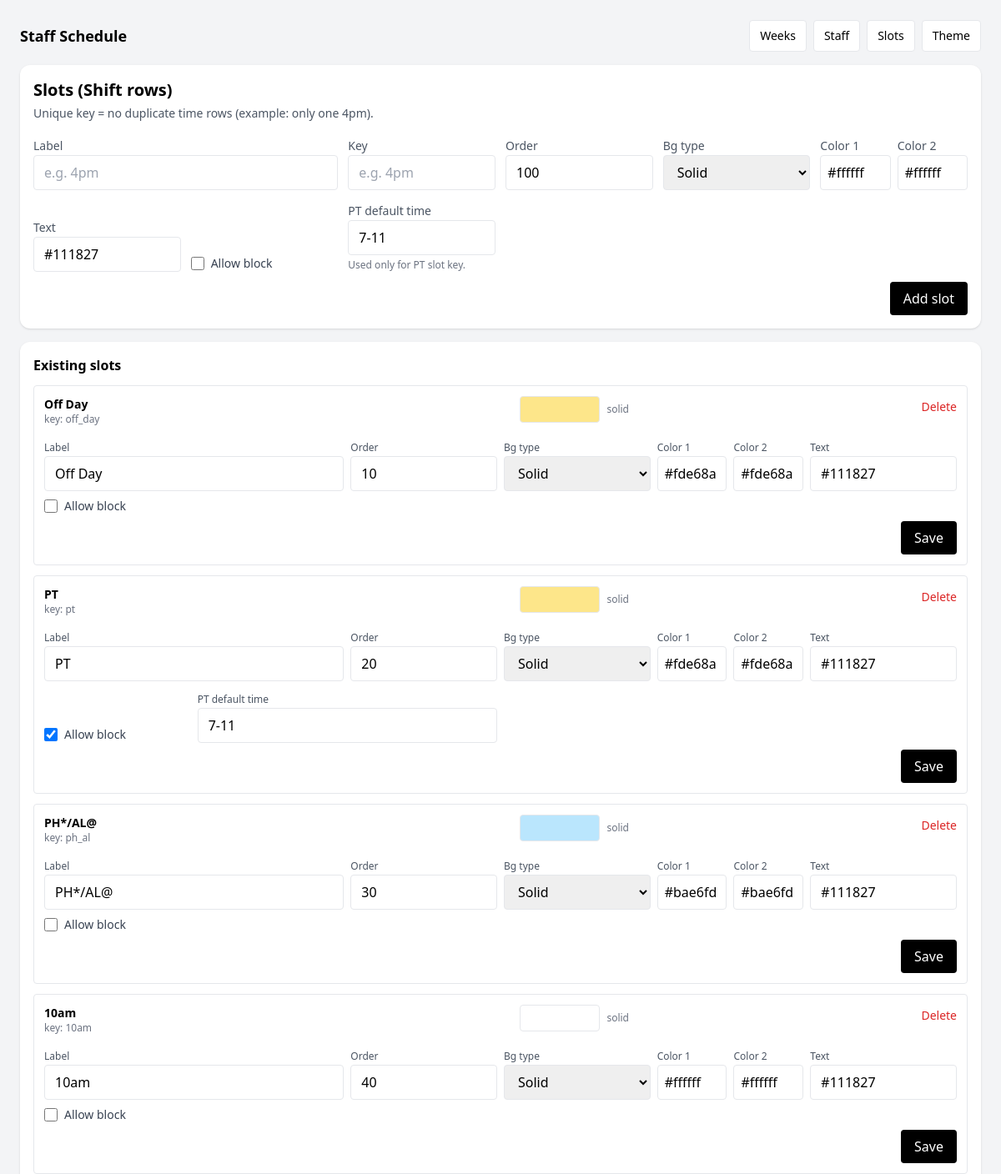
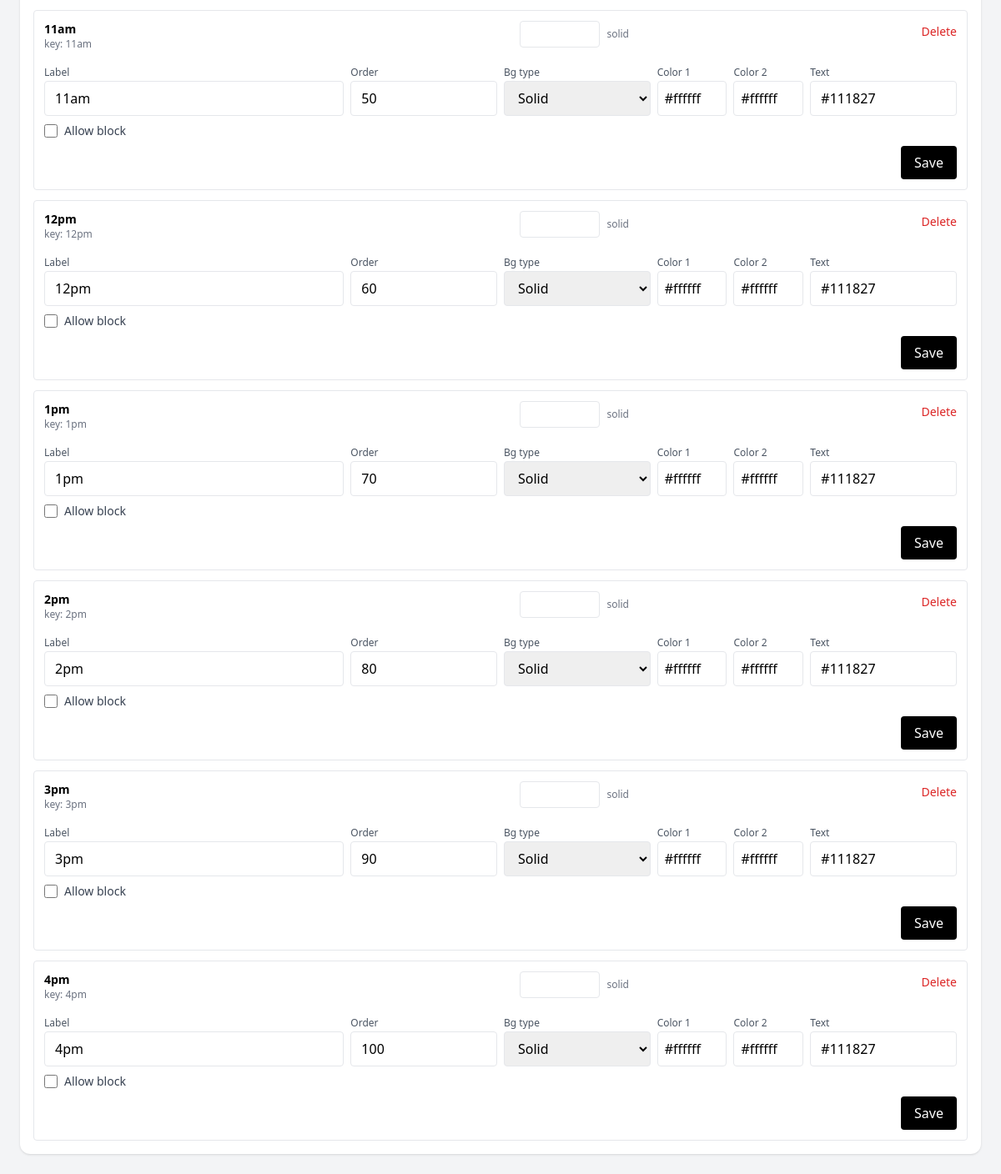
The app's page /schedule/slots/ with its own data (2 pictures, top to bottom).
### scheduling/models.py (models this page shows, shortened)
class Slot(models.Model):
    BG_SOLID = "solid"
    BG_GRADIENT = "gradient"
    key = models.SlugField(max_length=40, unique=True)
    label = models.CharField(max_length=40)
    sort_order = models.IntegerField(default=0)
    allow_block = models.BooleanField(default=False)  # only PT uses this
    bg_type = models.CharField(
        max_length=10,
        choices=[(BG_SOLID, "Solid"), (BG_GRADIENT, "Gradient")],
        default=BG_SOLID,
    )
    bg_color1 = models.CharField(max_length=20, default="#ffffff")
    bg_color2 = models.CharField(max_length=20, default="#ffffff")
    text_color = models.CharField(max_length=20, default="#111827")
    pt_default_time = models.CharField(max_length=20, blank=True, default="7-11")

### scheduling/views.py (the view, shortened to what this page needs)
# urls.py: path("slots/", views.slots_page, name="slots"),
def slots_page(request):
    theme = _get_theme()
    slots = Slot.objects.order_by("sort_order", "label")
    error = ""
    return render(request, "scheduling/slots.html", {
        "slots": slots,
        "error": error,
        "theme": theme,
        "pt_key": PT_SLOT_KEY,
    })

### scheduling/views.py (called while the page is built)
def _get_theme():
    theme = ScheduleTheme.objects.order_by("id").first()
    if not theme:
        theme = ScheduleTheme.objects.create()
    return theme

### scheduling/templates/scheduling/slots.html (shortened to what this page needs)
{% extends "scheduling/base.html" %}
{% load schedule_extras %}
{% block content %}
<div class="bg-white rounded-xl shadow p-4">
    <h1 class="text-xl font-semibold">Slots (Shift rows)</h1>
    <p class="text-sm text-gray-600 mt-1">Unique key = no duplicate time rows (example: only one 4pm).</p>
    <form method="post" class="mt-4 grid grid-cols-1 lg:grid-cols-6 gap-3 items-end">
        <div class="lg:col-span-2">
            <label class="text-sm text-gray-600">Label</label>
            <input name="label" class="w-full rounded border px-3 py-2" placeholder="e.g. 4pm">
        </div>
        <div>
            <label class="text-sm text-gray-600">Key</label>
            <input name="key" class="w-full rounded border px-3 py-2" placeholder="e.g. 4pm">
        </div>
        <div>
            <label class="text-sm text-gray-600">Order</label>
            <input name="sort_order" class="w-full rounded border px-3 py-2" value="100">
        </div>
        <div>
            <label class="text-sm text-gray-600">Bg type</label>
            <select name="bg_type" class="w-full rounded border px-3 py-2">
                <option value="solid">Solid</option>
            </select>
        </div>
        <div class="grid grid-cols-2 gap-2">
            <div>
                <label class="text-sm text-gray-600">Color 1</label>
                <input name="bg_color1" class="w-full rounded border px-2 py-2" value="#ffffff">
            </div>
            <div>
                <label class="text-sm text-gray-600">Color 2</label>
                <input name="bg_color2" class="w-full rounded border px-2 py-2" value="#ffffff">
            </div>
        </div>
        <div>
            <label class="text-sm text-gray-600">Text</label>
            <input name="text_color" class="w-full rounded border px-3 py-2" value="#111827">
        </div>
        <div class="flex items-center gap-2">
            <input id="allow_block_new" type="checkbox" name="allow_block" class="h-4 w-4">
            <label for="allow_block_new" class="text-sm text-gray-700">Allow block</label>
        </div>
        <div>
            <label class="text-sm text-gray-600">PT default time</label>
            <input name="pt_default_time" class="w-full rounded border px-3 py-2" value="7-11">
            <div class="text-xs text-gray-500 mt-1">Used only for PT slot key.</div>
        </div>
        <div class="lg:col-span-6 flex justify-end">
            <button class="rounded bg-black text-white px-4 py-2">Add slot</button>
        </div>
    </form>
</div>
<div class="bg-white rounded-xl shadow p-4 mt-4">
    <h2 class="font-semibold">Existing slots</h2>
    <div class="mt-3 space-y-3">
        {% for s in slots %}
            <div class="rounded border p-3">
                <div class="flex items-start justify-between gap-3 flex-wrap">
                    <div class="min-w-[220px]">
                        <div class="text-sm font-semibold">{{ s.label }}</div>
                        <div class="text-xs text-gray-500">key: {{ s.key }}</div>
                    </div>
                    <div class="flex items-center gap-2">
                        <div class="h-8 w-24 rounded border" style="{% if s.bg_type == 'gradient' %}background-image: linear-gradient(90deg, {{ s.bg_color1 }}, {{ s.bg_color2 }});{% else %}background-color: {{ s.bg_color1 }};{% endif %}"></div>
                        <span class="text-xs text-gray-500">{{ s.bg_type }}</span>
                    </div>
                    <form method="post" action="/schedule/slots/{{ s.id }}/delete/">
                        <button class="text-sm text-red-600 hover:underline">Delete</button>
                    </form>
                </div>
                <form method="post" class="mt-3 grid grid-cols-1 md:grid-cols-6 gap-2 items-end">
                    <div class="md:col-span-2">
                        <label class="text-xs text-gray-600">Label</label>
                        <input name="label" value="{{ s.label }}" class="w-full rounded border px-3 py-2">
                    </div>
                    <div>
                        <label class="text-xs text-gray-600">Order</label>
                        <input name="sort_order" value="{{ s.sort_order }}" class="w-full rounded border px-3 py-2">
                    </div>
                    <div>
                        <label class="text-xs text-gray-600">Bg type</label>
                        <select name="bg_type" class="w-full rounded border px-3 py-2">
                            <option value="solid" {% if s.bg_type == "solid" %}selected{% endif %}>Solid</option>
                        </select>
                    </div>
                    <div class="grid grid-cols-2 gap-2">
                        <div>
                            <label class="text-xs text-gray-600">Color 1</label>
                            <input name="bg_color1" value="{{ s.bg_color1 }}" class="w-full rounded border px-2 py-2">
                        </div>
                        <div>
                            <label class="text-xs text-gray-600">Color 2</label>
                            <input name="bg_color2" value="{{ s.bg_color2 }}" class="w-full rounded border px-2 py-2">
                        </div>
                    </div>
                    <div>
                        <label class="text-xs text-gray-600">Text</label>
                        <input name="text_color" value="{{ s.text_color }}" class="w-full rounded border px-3 py-2">
                    </div>
                    <div class="flex items-center gap-2">
                        <input id="allow_block_{{ s.id }}" type="checkbox" name="allow_block" class="h-4 w-4" {% if s.allow_block %}checked{% endif %}>
                        <label for="allow_block_{{ s.id }}" class="text-sm text-gray-700">Allow block</label>
                    </div>
                    {% if s.key == pt_key %}
                        <div class="md:col-span-2">
                            <label class="text-xs text-gray-600">PT default time</label>
                            <input name="pt_default_time" value="{{ s.pt_default_time }}" class="w-full rounded border px-3 py-2">
                        </div>
                    {% endif %}
                    <div class="md:col-span-6 flex justify-end">
                        <button class="rounded bg-black text-white px-4 py-2">Save</button>
                    </div>
                </form>
            </div>
        {% empty %}
            <div class="text-sm text-gray-500">No slots yet.</div>
        {% endfor %}
    </div>
</div>
{% endblock %}

### records on screen
Slot: label "Off Day", key "off_day", bg_type "solid", sort_order "10", bg_type "Solid", bg_color1 "#fde68a", bg_color2 "#fde68a", text_color "#111827"
Slot: label "PT", key "pt", bg_type "solid", sort_order "20", bg_type "Solid", bg_color1 "#fde68a", bg_color2 "#fde68a", text_color "#111827", allow_block "☑", pt_default_time "7-11"
Slot: label "PH*/AL@", key "ph_al", bg_type "solid", sort_order "30", bg_type "Solid", bg_color1 "#bae6fd", bg_color2 "#bae6fd", text_color "#111827"
Slot: label "10am", key "10am", bg_type "solid", sort_order "40", bg_type "Solid", bg_color1 "#ffffff", bg_color2 "#ffffff", text_color "#111827"
Slot: label "11am", key "11am", bg_type "solid", sort_order "50", bg_type "Solid", bg_color1 "#ffffff", bg_color2 "#ffffff", text_color "#111827"
Slot: label "12pm", key "12pm", bg_type "solid", sort_order "60", bg_type "Solid", bg_color1 "#ffffff", bg_color2 "#ffffff", text_color "#111827"
Slot: label "1pm", key "1pm", bg_type "solid", sort_order "70", bg_type "Solid", bg_color1 "#ffffff", bg_color2 "#ffffff", text_color "#111827"
Slot: label "2pm", key "2pm", bg_type "solid", sort_order "80", bg_type "Solid", bg_color1 "#ffffff", bg_color2 "#ffffff", text_color "#111827"
Slot: label "3pm", key "3pm", bg_type "solid", sort_order "90", bg_type "Solid", bg_color1 "#ffffff", bg_color2 "#ffffff", text_color "#111827"
Slot: label "4pm", key "4pm", bg_type "solid", sort_order "100", bg_type "Solid", bg_color1 "#ffffff", bg_color2 "#ffffff", text_color "#111827"
